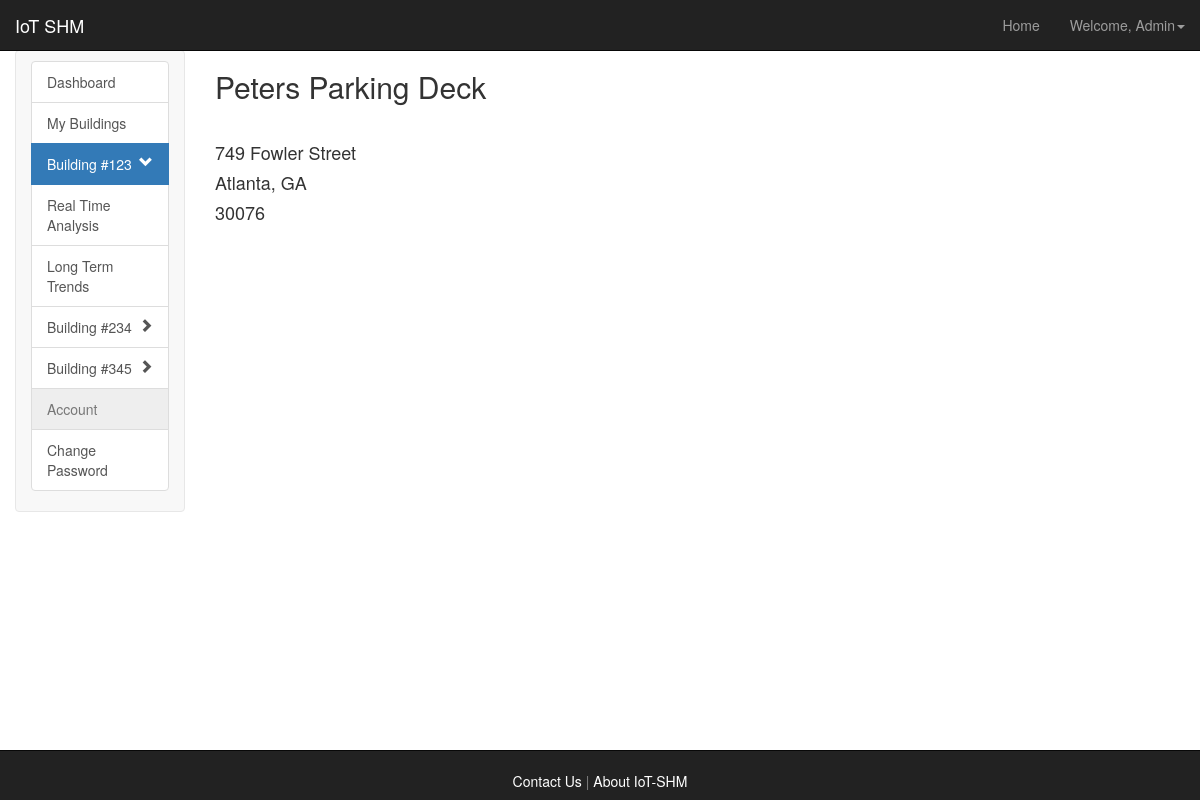
Page /iotshm/dashboard/123/ (signed in) on the committed database.
### iotshm_dashboard/models.py (models this page shows, shortened)
class Building(models.Model):
    manager = models.ForeignKey(User)
    number = models.IntegerField(primary_key=True)
    name = models.CharField(max_length=300)
    address = models.CharField(max_length=300)
    city = models.CharField(max_length=100)
    state = USStateField()
    zipcode = models.IntegerField(max_length=5)

### iotshm_dashboard/views.py (the view)
# urls.py: url(r'^dashboard/(?P<building_num>\d+)/$', views.building_info, name='building_info'),
@login_required
def building_info(request, building_num):
    context = RequestContext(request)
    if request.user.username == 'admin':
        data = {'curr_building':Building.objects.get(number=building_num),
                'buildings':Building.objects.all()}
    else:
        data = {'curr_building':Building.objects.get(number=building_num),
                'buildings':Building.objects.filter(manager=request.user)}
    return render_to_response('iotshm_dashboard/building_info.html', data, context)

### templates/iotshm_dashboard/building_info.html (shortened to what this page needs)
{% extends 'general/sidebar.html' %}
{% load bootstrap3 %}
{% block nextto_sidebar %}
    <h2>{{curr_building.name}}</h2></br>
    <h4>{{curr_building.address}}</h4>
    <h4>{{curr_building.city}}, {{curr_building.state}}</h4>
    <h4>{{curr_building.zipcode}}</h4>
{% endblock %}

### templates/general/sidebar.html (shortened to what this page needs)
{% extends 'general/header_footer.html' %}
{% load bootstrap3 %}
{% block inside_headerfooter %}
    <div class="col-lg-2 col-md-3 col-sm-3 sidebar-nav">
      <div class="navbar navbar-default" role="navigation">
        <div class="sidebar navbar-collapse collapse sidebar-navbar-collapse">
          <div class="list-group">
              {% url 'iotshm_dashboard:dashboard' as dashboard %}
              {% url 'iotshm_dashboard:change_password' as change_password %}
              {% url 'iotshm_dashboard:my_buildings' as my_buildings %}
              <a
                  class="list-group-item{% if request.path == dashboard %} active{% endif %}"
                  href="{{ dashboard }}">Dashboard
              </a>
              <a type="button"
                  class="list-group-item{% if request.path == my_buildings %} active{% endif %}"
                  href="{{ my_buildings }}">My Buildings
              </a>
              {% for building in buildings %}
                  {% url 'iotshm_dashboard:real_time' building.number as real_time %}
                  {% url 'iotshm_dashboard:building_info' building.number as building_info %}
                  {% url 'iotshm_dashboard:long_term' building.number as long_term %}
                  <a
                      class="list-group-item{% if building == curr_building %} active{% endif %}"
                      {% if building == curr_building %}id = "active_building"{% endif %} value="{{ curr_building.number }}"
                      href="{{ building_info }}">Building #{{ building.number }}
                      <span class="pull-right glyphicon glyphicon-chevron-{% if building == curr_building %}down{% else %}right{% endif %}"></span>
                  </a>
                  {% if request.path == real_time or request.path == long_term or request.path == building_info %}
                      {% if building == curr_building %}
                      <a
                          class="list-group-item{% if request.path == real_time %} active{% endif %}"
                          href="{{ real_time }}">Real Time Analysis
                      </a>
                      <a
                          class="list-group-item{% if request.path == long_term %} active{% endif %}"
                          href="{{ long_term }}">Long Term Trends
                      </a>
                      {% endif %}
                  {% endif %}
              {% endfor %}
              <a type="button"  href="" class="list-group-item disabled">Account</a>
              <a
                  class="list-group-item{% if request.path == change_password %} active{% endif %}"
                  href="{{ change_password }}">Change Password
              </a>
          </div>
        </div>
      </div>
    </div>
    <div class="col-lg-10 col-md-9 col-sm-9" style="height:100%;background-color:rgba(255, 255, 255, 0.5)">
        {% block nextto_sidebar %}{% endblock %}
    </div>
{% endblock %}

### templates/general/header_footer.html (shortened to what this page needs)
{% load bootstrap3 %}
{% bootstrap_css %}
<html>
    <link href="{{ STATIC_URL }}style.css" rel="stylesheet" type="text/css"/>
    <body class="page-container" id="bgsplashcontainer">
        <div class="navbar navbar-inverse navbar-fixed-top" role="navigation">
            <div class="container-fluid">
                <div class="navbar-header">
                    <a class="navbar-brand" href="/iotshm/aboutiotshm/">IoT SHM</a>
                </div>
                <div class="navbar-collapse collapse" id="navbar-collapse collapse">
                    <ul class="nav navbar-nav navbar-right">
                        {% if user.is_authenticated %}
                            <li><a href="/iotshm/dashboard/">Home</a></li>
                            <li class="dropdown">
                                <a class="dropdown-toggle" data-toggle="dropdown" href="#">Welcome, {{ user.first_name|capfirst }}<span class="caret"></span></a>
                            </li>
                        {% else %}
                            <li><a href="/iotshm/">Home</a></li>
                            <li><a href="/iotshm/login/">Login</a></li>
                        {% endif %}
                    </ul>
                </div>
            </div>
        </div>
        {% block inside_headerfooter %}{% endblock %}
        <div align="center" class="navbar navbar-inverse navbar-fixed-bottom">
            </br><a align="left" href="/iotshm/contact/" style="color:white">Contact Us</a>
            <p style="display:inline; color:gray">   |   </p>
            <a align="right" href="/iotshm/aboutiotshm/" style="color:white">About IoT-SHM</a>
        </div>
    </body>
</html>

### iotshm_dashboard/static/style.css (style rules this page uses)
#bgsplashcontainer { background-image:url("img/tower.jpeg"); background-repeat:no-repeat; background-size: cover; }

### templates/general/header_footer.html (style rules this page uses)
body { padding-top: 50px; padding-bottom: 50px; }

### rows in the picture
Building: number "123", name "Peters Parking Deck", address "749 Fowler Street", city "Atlanta", state "GA", zipcode "30076"
Building: number "234"
Building: number "345"

### other values in the picture
{{ user.first_name|capfirst }} "Admin"
